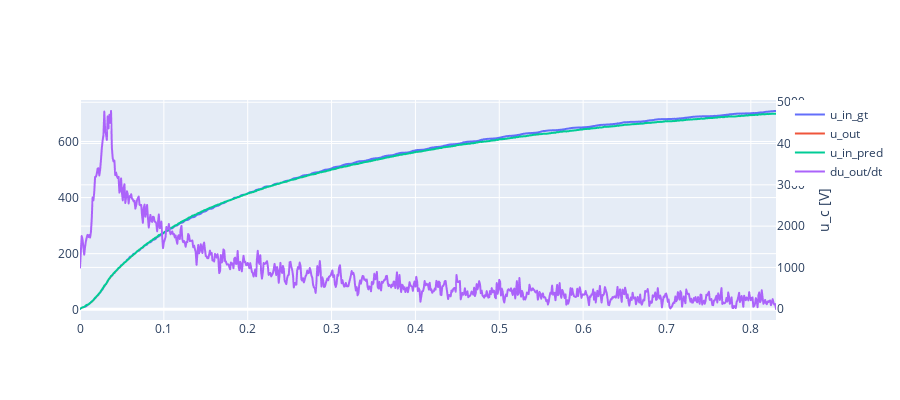

This figure's notebook cell:
### Code cell
def predict_u_in(u_out, du_out_dt, tau):
    return u_out + tau * du_out_dt

dsdf["u_in_pred"] = predict_u_in(dsdf.u_out, dsdf.du_out_dt_lpf, tau_init)

fig = go.Figure()
fig.update_layout(
    height=400,
    hovermode='x',
    yaxis2=dict(title='u_c [V]', overlaying='y', side='right'),
)
fig.add_trace(go.Scattergl(x=dsdf.t, y=dsdf.u_in_gt, name="u_in_gt"))
fig.add_trace(go.Scattergl(x=dsdf.t, y=dsdf.u_out, name="u_out"))
fig.add_trace(go.Scattergl(x=dsdf.t, y=dsdf.u_in_pred, name="u_in_pred"))
fig.add_trace(go.Scattergl(x=dsdf.t, y=dsdf.du_out_dt_lpf, name="du_out/dt", yaxis='y2'))

### Figure 1 — Plotly figure (JSON) as saved in the notebook; plotly's stock layout.template omitted (floating-point values rounded to 4 significant figures; data arrays with more than 128 entries replaced by an {"elided": "..."} marker saying what was removed)
{"data": [{"name": "u_in_gt", "type": "scattergl", "x": {"elided": "831 float values"}, "y": {"elided": "831 float values"}}, {"name": "u_out", "type": "scattergl", "x": {"elided": "831 float values"}, "y": {"elided": "831 float values"}}, {"name": "u_in_pred", "type": "scattergl", "x": {"elided": "831 float values"}, "y": {"elided": "831 float values"}}, {"name": "du_out/dt", "type": "scattergl", "x": {"elided": "831 float values"}, "y": {"elided": "831 float values"}, "yaxis": "y2"}], "layout": {"height": 400, "hovermode": "x", "yaxis2": {"overlaying": "y", "side": "right", "title": {"text": "u_c [V]"}}}}
